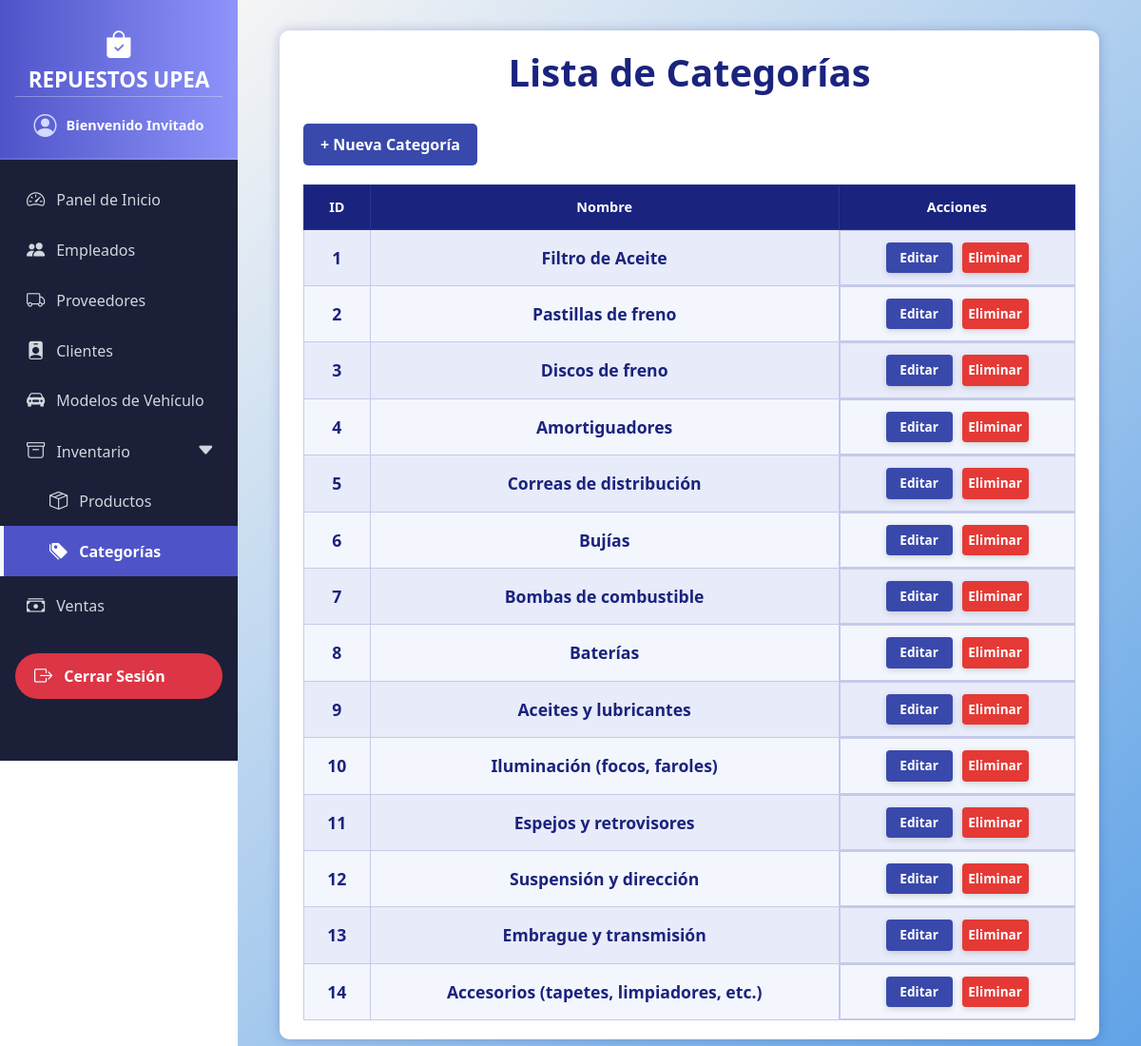
Before: /categorias/ with the older database file.
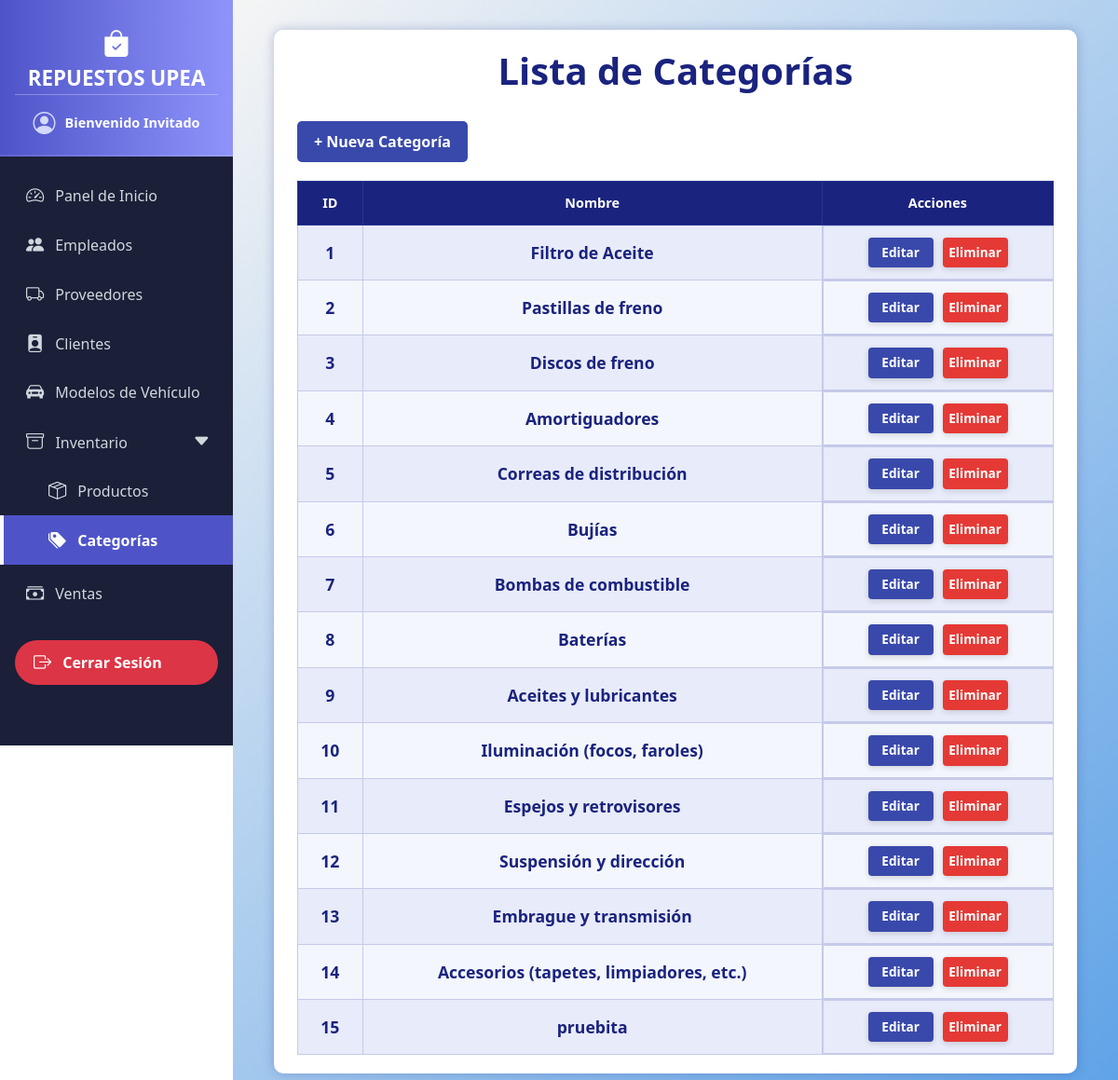
After: the same page with the newer database file.
### models/categoria_model.py (models this page shows, shortened)
class Categoria(db.Model):
    __tablename__ = "categorias"
    id = db.Column(db.Integer, primary_key=True)
    nombre = db.Column(db.String(80), nullable=False)
    productos = db.relationship("Producto", back_populates="categoria")
    @staticmethod
    def get_all():
        return Categoria.query.all()

### controllers/categoria_controller.py (the view)
@categoria_bp.route("/")
def index():
    categorias = Categoria.get_all()
    return categoria_view.list(categorias)

### run.py (called while the page is built)
@app.context_processor
def inject_active_path():
    def is_active(path):
        return 'active' if request.path == path else ''
    return dict(is_active=is_active)

### views/categoria_view.py (called while the page is built)
def list(categorias):
    return render_template('categorias/index.html', categorias=categorias)

### templates/categorias/index.html (shortened to what this page needs)
{% extends 'base.html' %}
{% block content %}
<div class="container">
  <h1>Lista de Categorías</h1>
  <a href="{{ url_for('categoria.create') }}" class="button">+ Nueva Categoría</a>
  <div class="table-responsive-wrapper">
    <table>
      <thead>
        <tr>
          <th>ID</th>
          <th>Nombre</th>
          <th>Acciones</th>
        </tr>
      </thead>
      <tbody>
        {% for item in categorias %}
        <tr>
          <td>{{ item.id }}</td>
          <td>{{ item.nombre }}</td>
          <td class="actions">
            <a href="{{ url_for('categoria.edit', id=item.id) }}" class="edit">Editar</a>
            <a href="{{ url_for('categoria.delete', id=item.id) }}" class="delete" onclick="return confirm('¿Estás seguro de eliminar esta categoría?');">Eliminar</a>
          </td>
        </tr>
        {% else %}
        <tr>
          <td colspan="3" style="color:#1a237e; font-style: italic;">No hay categorías registradas.</td>
        </tr>
        {% endfor %}
      </tbody>
    </table>
  </div>
</div>
{% endblock %}

### templates/base.html (shortened to what this page needs)
<!doctype html>
<html lang="es">
  <head>
    <link href="https://cdn.jsdelivr.net/npm/bootstrap@5.3.6/dist/css/bootstrap.min.css" rel="stylesheet" />
    <link href="https://cdn.jsdelivr.net/npm/bootstrap-icons@1.10.5/font/bootstrap-icons.css" rel="stylesheet" />
  </head>
  <body>
    <nav class="sidebar">
      <div class="sidebar-header">
        <i class="bi bi-bag-check-fill logo-icon"></i>
        REPUESTOS UPEA
        <div class="welcome-message">
          <i class="bi bi-person-circle"></i>
          <span> Bienvenido
            {% if current_user.is_authenticated %}
              {{ current_user.username }}
            {% else %}
              Invitado
            {% endif %}
          </span>
        </div>
      </div>
      <ul class="nav flex-column mt-3">
        <li class="nav-item">
          <a class="nav-link {{ is_active('/admin') }}" href="{{ url_for('inicio.admin_dashboard') }}">
            <i class="bi bi-speedometer2"></i> Panel de Inicio
          </a>
        </li>
        <li class="nav-item">
          <a class="nav-link {{ is_active('/usuarios/') }}" href="/usuarios/">
            <i class="bi bi-people-fill"></i> Empleados
          </a>
        </li>
        <li class="nav-item">
          <a class="nav-link {{ is_active('/proveedores/') }}" href="/proveedores/">
            <i class="bi bi-truck"></i> Proveedores
          </a>
        </li>
        <li class="nav-item">
          <a class="nav-link {{ is_active('/clientes/') }}" href="/clientes/">
            <i class="bi bi-person-badge-fill"></i> Clientes
          </a>
        </li>
        <li class="nav-item">
          <a class="nav-link {{ is_active('/modelos_vehiculos/') }}" href="/modelos_vehiculos/">
            <i class="bi bi-car-front-fill"></i> Modelos de Vehículo
          </a>
        </li>
        <li class="nav-item">
          <a class="nav-link d-flex justify-content-between align-items-center" data-bs-toggle="collapse" href="#inventarioSubmenu" role="button" aria-expanded="false" aria-controls="inventarioSubmenu">
            <span><i class="bi bi-archive me-2"></i> Inventario</span>
            <i class="bi bi-caret-down-fill"></i>
          </a>
          <div class="collapse {{ 'show' if is_active('/productos/') or is_active('/categorias/') else '' }}" id="inventarioSubmenu">
            <ul class="btn-toggle-nav list-unstyled fw-normal pb-1 small">
              <li>
                <a href="/productos/" class="nav-link {{ is_active('/productos/') }}">
                  <i class="bi bi-box-seam"></i> Productos
                </a>
              </li>
              <li>
                <a href="/categorias/" class="nav-link {{ is_active('/categorias/') }}">
                  <i class="bi bi-tags-fill"></i> Categorías
                </a>
              </li>
            </ul>
          </div>
        </li>
        <li class="nav-item">
          <a class="nav-link {{ is_active('/ventas/') }}" href="/ventas">
            <i class="bi bi-cash-stack"></i> Ventas
          </a>
        </li>
        <br>
        <li class="nav-item mt-auto mb-3">
          <a class="nav-link text-white bg-danger fw-bold rounded-pill mx-3 text-center" style="padding: 0.6rem 1rem;" href="{{ url_for('logout') }}">
            <i class="bi bi-box-arrow-right"></i> Cerrar Sesión
          </a>
        </li>
      </ul>
    </nav>
    <div class="main-content">
      <div class="container-fluid">
        {% block content %}
        {% endblock %}
      </div>
    </div>
  </body>
</html>

### templates/base.html (style rules this page uses)
body { margin: 0; padding: 0; font-family: 'Segoe UI', Tahoma, Geneva, Verdana, sans-serif; }
.sidebar { position: fixed; top: 0; left: 0; width: 250px; height: 100vh; background-color: #1b1f38; display: flex; flex-direction: column; z-index: 1050; transform: translateX(0); transition: transform 0.3s ease-in-out; }
.sidebar-header { background: linear-gradient(90deg, #4e54c8, #8f94fb); padding: 1.5rem 1rem 1rem 1rem; color: white; font-weight: 700; font-size: 1.4rem; text-align: center; user-select: none; border-bottom: 2px solid rgba(255, 255, 255, 0.1); display: flex; flex-direction: column; align-items: center; }
.sidebar-header i.logo-icon { font-size: 1.8rem; }
.welcome-message { border-top: 1px solid rgba(255,255,255,0.3); padding-top: 0.75rem; font-weight: 400; font-size: 0.9rem; width: 100%; color: #e0e0ffcc; user-select: none; }
.welcome-message i { font-size: 1.5rem; vertical-align: middle; margin-right: 0.4rem; color: #d3d9ff; }
.welcome-message span { vertical-align: middle; font-weight: 600; color: white; }
.sidebar .nav-link { color: #cfd8dc; padding: 0.75rem 1.5rem; font-size: 1rem; display: flex; align-items: center; gap: 0.75rem; border-left: 4px solid transparent; transition: all 0.3s ease; }
.sidebar .nav-link i { font-size: 1.2rem; }
.sidebar .nav-link.active { background-color: #4e54c8; color: white; border-left-color: #f8f9fa; font-weight: 600; }
.main-content { margin-left: 250px; padding: 2rem; background: linear-gradient(135deg, #f5f5f5, #5ea2e7); min-height: 100vh; color: #000000; transition: margin-left 0.3s ease-in-out; }
.btn-toggle-nav .nav-link { padding-left: 3rem; }
.btn-toggle-nav .nav-link.active { background-color: #4e54c8; color: white; border-left-color: #f8f9fa; font-weight: 600; }

### templates/categorias/index.html (style rules this page uses)
body { background-color: #ffffff; color: #222; font-family: 'Segoe UI', Tahoma, Geneva, Verdana, sans-serif; }
h1 { margin-bottom: 30px; color: #1a237e; font-weight: 700; text-align: center; }
.container { max-width: 900px; margin: 0 auto; background-color: #fff; padding: 20px 25px; border-radius: 10px; box-shadow: 0 0 12px rgba(26, 35, 126, 0.25); }
a.button { display: inline-block; background-color: #3949ab; color: white; padding: 10px 18px; margin-bottom: 20px; border-radius: 5px; text-decoration: none; font-weight: 600; transition: background-color 0.3s ease; }
.table-responsive-wrapper { width: 100%; overflow-x: auto; -webkit-overflow-scrolling: touch; }
table { width: 100%; border-collapse: collapse; font-size: 0.9rem; min-width: 450px; }
thead { background-color: #1a237e; color: white; }
thead th { padding: 12px 15px; font-weight: 700; text-align: center; border: 1px solid #283593; }
tbody tr { background-color: #f3f6fc; border-bottom: 1px solid #c5cae9; transition: background-color 0.3s ease; }
tbody tr:nth-child(odd) { background-color: #e8ebf9; }
tbody td { padding: 12px 15px; text-align: center; vertical-align: middle; border: 1px solid #c5cae9; color: #1a237e; font-size: 1.1rem; font-weight: 700; }
.actions { display: flex; flex-direction: row; justify-content: center; gap: 10px; }
.actions a { padding: 6px 0; width: 70px; text-align: center; border-radius: 4px; font-size: 0.85rem; text-decoration: none; font-weight: 600; color: white; display: inline-block; box-shadow: 0 2px 6px rgba(0, 0, 0, 0.15); transition: background-color 0.3s ease; user-select: none; }
.actions a.edit { background-color: #3949ab; }
.actions a.delete { background-color: #e53935; }

Changed rows visible on the page:
added Categoria: id "15", nombre "pruebita"
